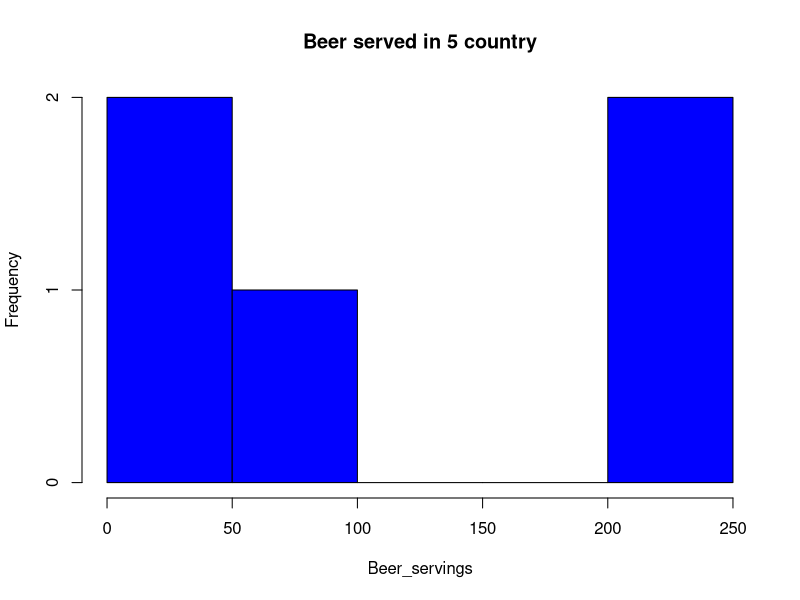
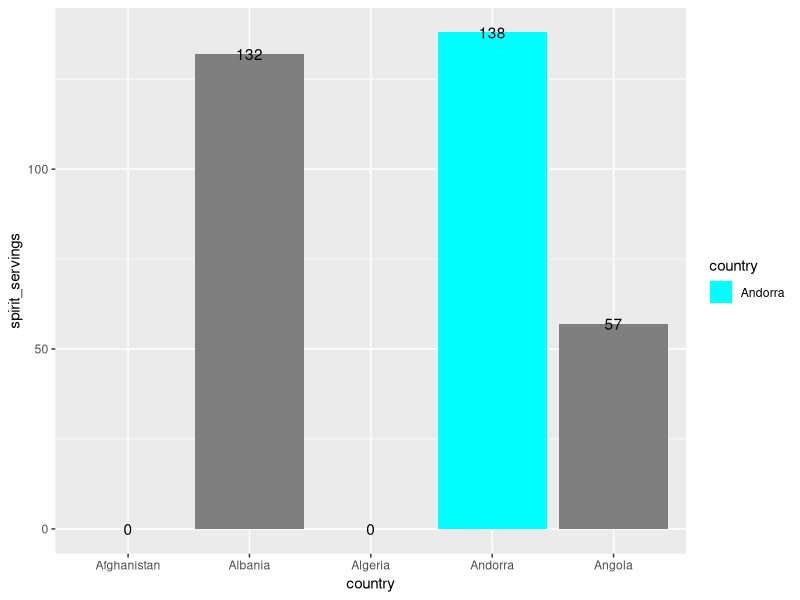

Generate these figures, in order, with R:
## ---- chunk 1
 Alcohol.data1 <- data.frame(
  country = c("Afghanistan","Albania","Algeria","Andorra","Angola"),
  beer_servings = c(0,89,25,245,217),
  spirit_servings = c(0,132,0,138,57),
  wine_servings =  c(0,54,14,312,45),
  Description = c("Total_Beer&wine&sprit serve in Afganistan=0","Total_Beer&wine&sprit serve in Albania=275","Total_Beer&wine&sprit servein Algeria=39","Total_Beer&wine&sprit serve in Andorra=695","Total_Beer&wine&sprit serve in Angola=319"), 
  stringsAsFactors = FALSE
)
## ---- chunk 2
hist(Alcohol.data1$beer_servings, main="Beer served in 5 country", xlab= "Beer_servings", col= "blue")

## ---- chunk 3
library(ggplot2)
 ggplot(Alcohol.data1,aes(x = country, y = spirit_servings, fill = country )) +
  geom_bar(stat = "identity") + scale_fill_manual(values= c("Andorra"="cyan")) + geom_text (aes(label = spirit_servings)) 
